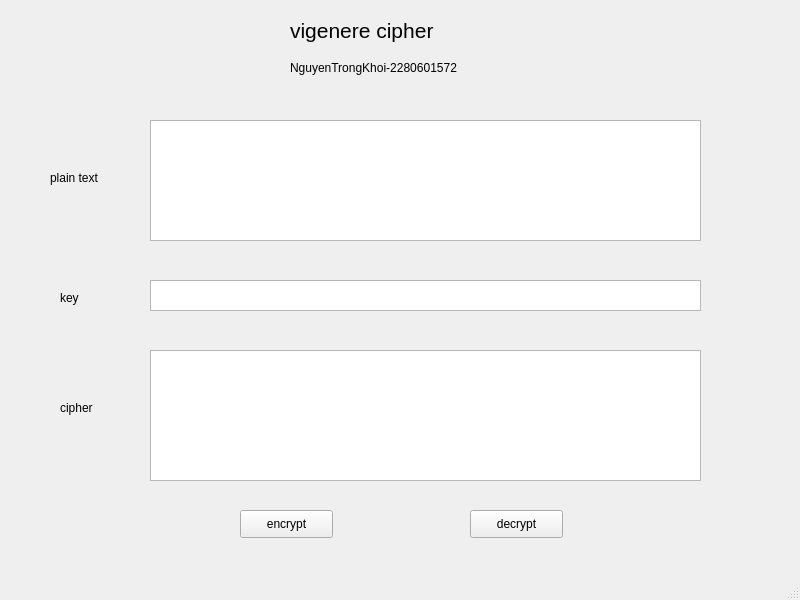
<?xml version="1.0" encoding="UTF-8"?>
<ui version="4.0">
 <class>MainWindow</class>
 <widget class="QMainWindow" name="MainWindow">
  <property name="geometry">
   <rect>
    <x>0</x>
    <y>0</y>
    <width>800</width>
    <height>600</height>
   </rect>
  </property>
  <property name="windowTitle">
   <string>MainWindow</string>
  </property>
  <widget class="QWidget" name="centralwidget">
   <widget class="QLabel" name="label">
    <property name="geometry">
     <rect>
      <x>290</x>
      <y>10</y>
      <width>191</width>
      <height>41</height>
     </rect>
    </property>
    <property name="text">
     <string>&lt;html&gt;&lt;head/&gt;&lt;body&gt;&lt;p&gt;&lt;span style=&quot; font-size:16pt;&quot;&gt;vigenere cipher&lt;/span&gt;&lt;/p&gt;&lt;/body&gt;&lt;/html&gt;</string>
    </property>
   </widget>
   <widget class="QLabel" name="label_2">
    <property name="geometry">
     <rect>
      <x>290</x>
      <y>60</y>
      <width>181</width>
      <height>16</height>
     </rect>
    </property>
    <property name="text">
     <string>NguyenTrongKhoi-2280601572</string>
    </property>
   </widget>
   <widget class="QPlainTextEdit" name="plainTextEdit">
    <property name="geometry">
     <rect>
      <x>150</x>
      <y>120</y>
      <width>551</width>
      <height>121</height>
     </rect>
    </property>
   </widget>
   <widget class="QPlainTextEdit" name="plainTextEdit_2">
    <property name="geometry">
     <rect>
      <x>150</x>
      <y>280</y>
      <width>551</width>
      <height>31</height>
     </rect>
    </property>
   </widget>
   <widget class="QPlainTextEdit" name="plainTextEdit_3">
    <property name="geometry">
     <rect>
      <x>150</x>
      <y>350</y>
      <width>551</width>
      <height>131</height>
     </rect>
    </property>
   </widget>
   <widget class="QLabel" name="label_3">
    <property name="geometry">
     <rect>
      <x>50</x>
      <y>170</y>
      <width>55</width>
      <height>16</height>
     </rect>
    </property>
    <property name="text">
     <string>plain text</string>
    </property>
   </widget>
   <widget class="QLabel" name="label_4">
    <property name="geometry">
     <rect>
      <x>60</x>
      <y>290</y>
      <width>55</width>
      <height>16</height>
     </rect>
    </property>
    <property name="text">
     <string>key</string>
    </property>
   </widget>
   <widget class="QLabel" name="label_5">
    <property name="geometry">
     <rect>
      <x>60</x>
      <y>400</y>
      <width>55</width>
      <height>16</height>
     </rect>
    </property>
    <property name="text">
     <string>cipher</string>
    </property>
   </widget>
   <widget class="QPushButton" name="pushButton">
    <property name="geometry">
     <rect>
      <x>240</x>
      <y>510</y>
      <width>93</width>
      <height>28</height>
     </rect>
    </property>
    <property name="text">
     <string>encrypt</string>
    </property>
   </widget>
   <widget class="QPushButton" name="pushButton_2">
    <property name="geometry">
     <rect>
      <x>470</x>
      <y>510</y>
      <width>93</width>
      <height>28</height>
     </rect>
    </property>
    <property name="text">
     <string>decrypt</string>
    </property>
   </widget>
  </widget>
  <widget class="QMenuBar" name="menubar">
   <property name="geometry">
    <rect>
     <x>0</x>
     <y>0</y>
     <width>800</width>
     <height>26</height>
    </rect>
   </property>
  </widget>
  <widget class="QStatusBar" name="statusbar"/>
 </widget>
 <resources/>
 <connections/>
</ui>
